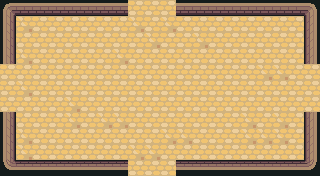

A 2D game scene composited from a Tiled map and its tileset images. What follows is a short description and the map's XML, with every tile layer's data as written:
An orthogonal 20x11 tile map with 16x16 px tiles, 6 tile layers (ground, dressing, decor, walls, ...), 3 tilesets and 16 objects (10x PROP, 5x ENTRY, ENEMY).

<map version="1.10" tiledversion="1.10.2" orientation="orthogonal" renderorder="right-down" width="20" height="11" tilewidth="16" tileheight="16" infinite="0" nextlayerid="8" nextobjectid="17">
 <tileset firstgid="1" name="wall" tilewidth="16" tileheight="16" tilecount="110" columns="10">
  <image source="../../../gfx/tiles/ruins/tilesetwallsimple.png" width="160" height="176" />
 </tileset>
 <tileset firstgid="111" name="floor" tilewidth="16" tileheight="16" tilecount="374" columns="22">
  <image source="../../../gfx/tiles/ruins/tilesetinteriorfloor.png" width="352" height="272" />
 </tileset>
 <tileset firstgid="485" name="elements" tilewidth="16" tileheight="16" tilecount="27" columns="9">
  <image source="../../../gfx/tiles/ruins/elements.png" width="144" height="48" />
 </tileset>
 <layer id="1" name="ground" width="20" height="11">
  <data encoding="csv">
398,398,398,398,398,398,398,398,398,398,398,398,398,398,398,402,398,398,398,398,
398,402,398,398,398,398,398,398,402,398,402,398,398,398,398,398,398,398,398,398,
398,398,398,398,398,398,398,398,398,402,398,398,402,398,398,398,398,398,398,398,
402,402,398,398,398,398,398,402,398,398,398,398,398,398,398,398,398,398,398,398,
398,398,398,398,398,398,398,398,398,398,398,398,398,398,398,398,402,402,398,398,
398,402,398,398,398,398,398,398,398,398,398,398,398,398,398,398,398,398,398,398,
398,398,398,398,402,398,398,398,398,398,398,398,398,398,398,398,398,398,398,398,
398,398,398,398,402,398,402,402,398,398,398,398,398,398,398,402,398,402,398,398,
398,402,398,398,398,398,398,398,398,398,402,402,398,398,398,402,402,402,398,398,
398,402,398,398,398,398,398,398,402,402,398,398,398,398,398,398,398,398,398,398,
398,398,398,398,398,398,398,398,398,398,398,398,398,398,398,398,402,398,398,398
</data>
 </layer>
 <layer id="2" name="dressing" width="20" height="11">
  <data encoding="csv">
0,0,0,0,0,0,0,0,0,0,0,0,0,0,0,0,0,0,0,0,
0,0,0,0,0,0,0,0,0,0,0,0,0,0,0,0,0,0,0,0,
0,0,0,0,0,0,0,0,0,0,0,0,0,0,0,0,0,0,0,0,
0,0,0,0,0,0,0,0,0,0,0,0,0,0,0,0,0,0,0,0,
0,0,0,0,0,0,0,0,0,0,0,0,0,0,0,0,0,0,0,0,
0,0,0,0,0,0,0,0,0,0,0,0,0,0,0,0,0,0,0,0,
0,0,0,0,0,0,0,0,0,0,0,0,0,0,0,0,0,0,0,0,
0,0,0,0,0,0,0,0,0,0,0,0,0,0,0,0,0,0,0,0,
0,0,0,0,0,0,0,0,0,0,0,0,0,0,0,0,0,0,0,0,
0,0,0,0,0,0,0,0,0,0,0,0,0,0,0,0,0,0,0,0,
0,0,0,0,0,0,0,0,0,0,0,0,0,0,0,0,0,0,0,0
</data>
 </layer>
 <layer id="3" name="decor" width="20" height="11">
  <data encoding="csv">
0,0,0,0,0,0,0,0,0,0,0,0,0,0,0,0,0,0,0,0,
0,0,0,0,0,0,0,0,0,0,0,0,0,0,0,0,0,0,0,0,
0,0,0,0,0,0,0,0,0,0,0,0,0,0,0,0,0,0,0,0,
0,0,0,0,0,0,0,0,0,0,0,0,0,0,0,0,0,0,0,0,
0,0,0,0,0,0,0,0,0,0,0,0,0,0,0,0,0,0,0,0,
0,0,0,0,0,0,0,0,0,0,0,0,0,0,0,0,0,0,0,0,
0,0,0,0,0,0,0,0,0,0,0,0,0,0,0,0,0,0,0,0,
0,0,0,0,0,0,0,0,0,0,0,0,0,0,0,0,0,0,0,0,
0,0,0,0,0,0,0,0,0,0,0,0,0,0,0,0,0,0,0,0,
0,0,0,0,0,0,0,0,0,0,0,0,0,0,0,0,0,0,0,0,
0,0,0,0,0,0,0,0,0,0,0,0,0,0,0,0,0,0,0,0
</data>
 </layer>
 <layer id="4" name="walls" width="20" height="11">
  <data encoding="csv">
61,64,64,64,64,64,64,64,0,0,0,64,64,64,64,64,64,64,64,65,
71,0,0,0,0,0,0,0,0,0,0,0,0,0,0,0,0,0,0,75,
71,0,0,0,0,0,0,0,0,0,0,0,0,0,0,0,0,0,0,75,
71,0,0,0,0,0,0,0,0,0,0,0,0,0,0,0,0,0,0,75,
0,0,0,0,0,0,0,0,0,0,0,0,0,0,0,0,0,0,0,0,
0,0,0,0,0,0,0,0,0,0,0,0,0,0,0,0,0,0,0,0,
0,0,0,0,0,0,0,0,0,0,0,0,0,0,0,0,0,0,0,0,
71,0,0,0,0,0,0,0,0,0,0,0,0,0,0,0,0,0,0,75,
71,0,0,0,0,0,0,0,0,0,0,0,0,0,0,0,0,0,0,75,
71,0,0,0,0,0,0,0,0,0,0,0,0,0,0,0,0,0,0,75,
101,104,104,104,104,104,104,104,0,0,0,104,104,104,104,104,104,104,104,105
</data>
 </layer>
 <layer id="5" name="props" width="20" height="11">
  <data encoding="csv">
0,0,0,0,0,0,0,0,0,0,0,0,0,0,0,0,0,0,0,0,
0,0,0,0,0,0,0,0,0,0,0,0,0,0,0,0,0,0,0,0,
0,0,0,0,0,0,0,0,0,0,0,0,0,0,0,0,0,0,0,0,
0,0,0,0,0,0,0,0,0,0,0,0,0,0,0,0,0,0,0,0,
0,0,0,0,0,0,0,0,0,0,0,0,0,0,0,0,0,0,0,0,
0,0,0,0,0,0,0,0,0,0,0,0,0,0,0,0,0,0,0,0,
0,0,0,0,0,0,0,0,0,0,0,0,0,0,0,0,0,0,0,0,
0,0,0,0,0,0,0,0,0,0,0,0,0,0,0,0,0,0,0,0,
0,0,0,0,0,0,0,0,0,0,0,0,0,0,0,0,0,0,0,0,
0,0,0,0,0,0,0,0,0,0,0,0,0,0,0,0,0,0,0,0,
0,0,0,0,0,0,0,0,0,0,0,0,0,0,0,0,0,0,0,0
</data>
 </layer>
 <layer id="6" name="overhead" width="20" height="11">
  <data encoding="csv">
0,0,0,0,0,0,0,0,0,0,0,0,0,0,0,0,0,0,0,0,
0,0,0,0,0,0,0,0,0,0,0,0,0,0,0,0,0,0,0,0,
0,0,0,0,0,0,0,0,0,0,0,0,0,0,0,0,0,0,0,0,
0,0,0,0,0,0,0,0,0,0,0,0,0,0,0,0,0,0,0,0,
0,0,0,0,0,0,0,0,0,0,0,0,0,0,0,0,0,0,0,0,
0,0,0,0,0,0,0,0,0,0,0,0,0,0,0,0,0,0,0,0,
0,0,0,0,0,0,0,0,0,0,0,0,0,0,0,0,0,0,0,0,
0,0,0,0,0,0,0,0,0,0,0,0,0,0,0,0,0,0,0,0,
0,0,0,0,0,0,0,0,0,0,0,0,0,0,0,0,0,0,0,0,
0,0,0,0,0,0,0,0,0,0,0,0,0,0,0,0,0,0,0,0,
0,0,0,0,0,0,0,0,0,0,0,0,0,0,0,0,0,0,0,0
</data>
 </layer>
 <objectgroup id="7" name="spawns">
  <object id="1" name="UP" type="ENTRY" x="152" y="24" />
  <object id="2" name="DOWN" type="ENTRY" x="152" y="152" />
  <object id="3" name="LEFT" type="ENTRY" x="24" y="88" />
  <object id="4" name="RIGHT" type="ENTRY" x="296" y="88" />
  <object id="5" name="" type="ENTRY" x="168" y="88" />
  <object id="6" name="boss" type="ENEMY" x="168" y="104" />
  <object id="7" name="torch" type="PROP" x="56" y="168" />
  <object id="8" name="torch" type="PROP" x="264" y="168" />
  <object id="9" name="torch" type="PROP" x="8" y="136" />
  <object id="10" name="torch" type="PROP" x="312" y="136" />
  <object id="11" name="torch" type="PROP" x="88" y="168" />
  <object id="12" name="torch" type="PROP" x="232" y="168" />
  <object id="13" name="torch" type="PROP" x="8" y="56" />
  <object id="14" name="torch" type="PROP" x="312" y="56" />
  <object id="15" name="banner" type="PROP" x="120" y="168" />
  <object id="16" name="banner" type="PROP" x="200" y="168" />
 </objectgroup>
</map>
